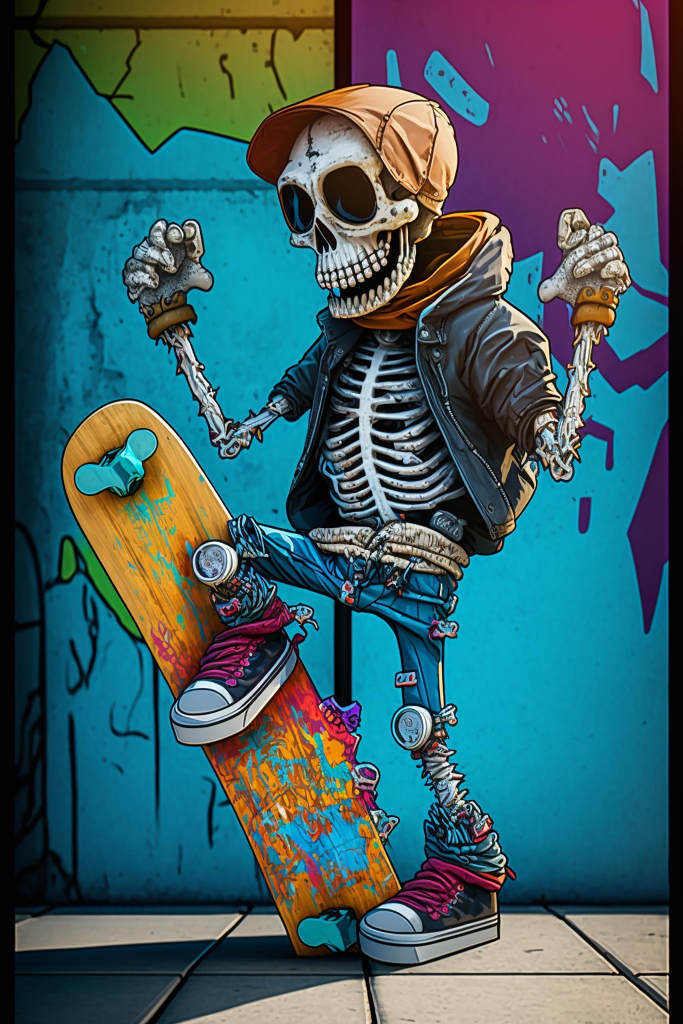
#> input picture 1.jpg, 2048 x 3072 px (shown at 1/3 size)
$ python sina.py   (older library calls are emulated)
#> lines starting #> are read from the running program, lines starting #| are printed output that depends on the picture; after the words box and inside, x2 and y2 are one past the last pixel; in counts of white or black regions, pixels touching at a corner belong together
import cv2
import numpy as np

image = cv2.imread("1.jpg")
#> image is the input picture: shape (3072, 2048, 3); mean B, G, R 100.1, 93.6, 62.2
resized_image = cv2.resize(image, (512, 512))
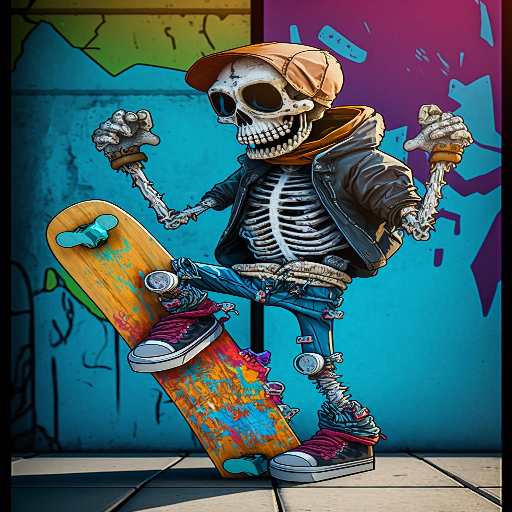
#> resized_image: shape (512, 512, 3); mean B, G, R 100.2, 93.6, 62.3

gray = cv2.cvtColor(resized_image, cv2.COLOR_BGR2GRAY)
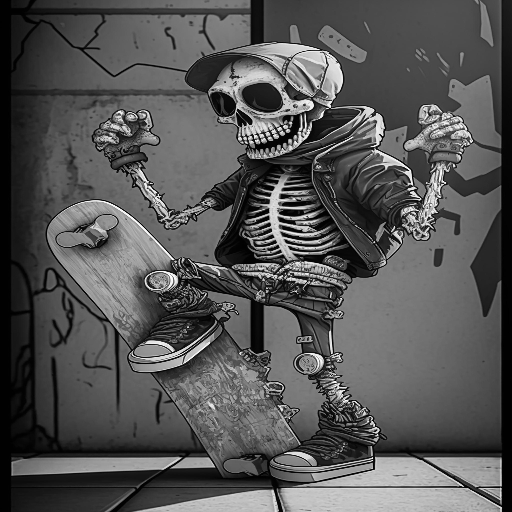
#> gray: shape (512, 512); min 0, max 254, mean 85

bw = gray.copy()
threshold = int(input("Enter the threshold value (0-255): "))
#> the answer given: 100
threshold = max(0, min(255, threshold))
for y in range(512):
    for x in range(512):
        pixel_value = bw[y, x]
        if pixel_value < threshold:
            bw[y, x] = 0
        else:
            bw[y, x] = 255
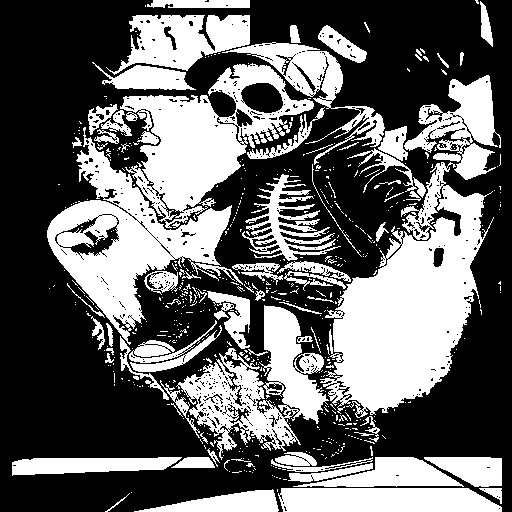
#> bw: shape (512, 512); 39.3% white; 583 white regions (500 under 20 px), largest, box (x1, y1, x2, y2) and area: (320, 162, 494, 418) 21554, (47, 127, 243, 345) 13424, (120, 63, 314, 228) 12359

fourier = cv2.dft(np.float32(gray), flags=cv2.DFT_COMPLEX_OUTPUT)
fourier_shift = np.fft.fftshift(fourier)
magnitude = 20*np.log(cv2.magnitude(fourier_shift[:,:,0],fourier_shift[:,:,1]))
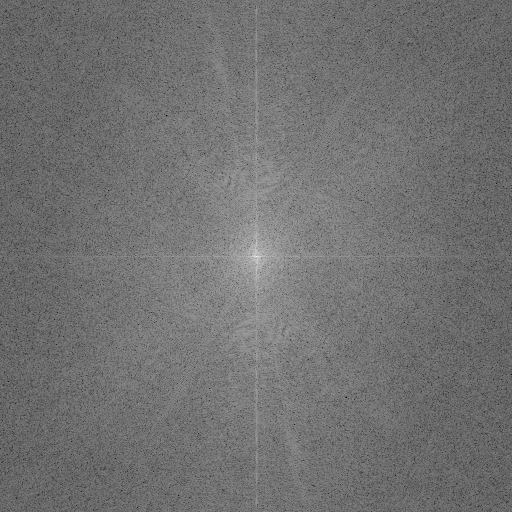
#> magnitude: shape (512, 512) float32; min 52.53, max 338.4, mean 180; drawn with min black and max white
magnitude = cv2.normalize(magnitude, None, 0, 255, cv2.NORM_MINMAX, cv2.CV_8UC1)

cv2.imshow('Color', resized_image)
resultsImg = np.concatenate((gray, bw, magnitude), axis=1)
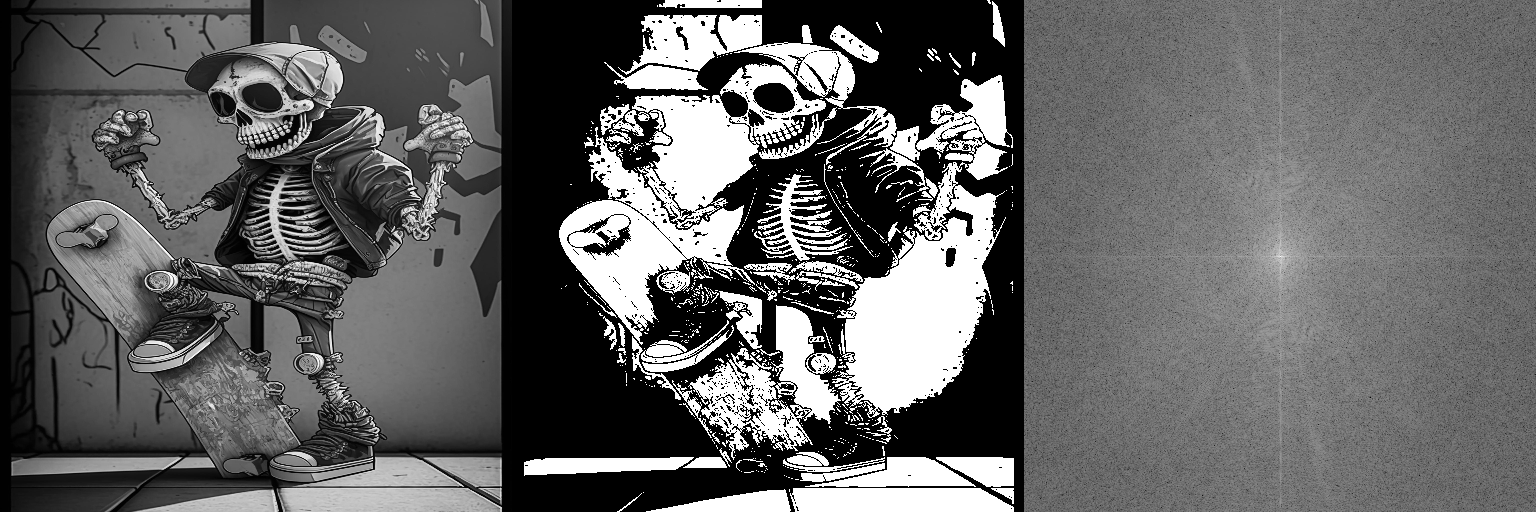
#> resultsImg: shape (512, 1536); min 0, max 255, mean 99.7
cv2.imshow('results', resultsImg)

cv2.waitKey(0)
cv2.destroyAllWindows()
